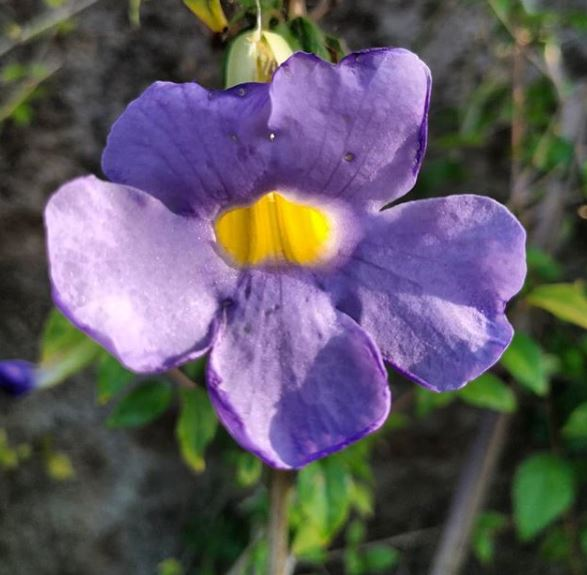
#> input picture images/01.jpg, 587 x 575 px, given in place of the camera
$ python exer11.py
#> lines starting #> are read from the running program, lines starting #| are printed output that depends on the picture; after the words box and inside, x2 and y2 are one past the last pixel; in counts of white or black regions, pixels touching at a corner belong together
import cv2
import numpy as np

cap = cv2.VideoCapture(0)

while(1):
    _, frame = cap.read()
#> frame is the input picture: shape (575, 587, 3); mean B, G, R 98.5, 88.6, 94.9
    hsv = cv2.cvtColor(frame, cv2.COLOR_BGR2HSV)
#> hsv: shape (575, 587, 3); mean H, S, V 80.2, 86.9, 115.6

    lower_blue = np.array([60,70,60])
    lower_red = np.array([30,150,50])
    upper_red = np.array([255,255,180])

    mask = cv2.inRange(hsv, lower_blue, upper_red)
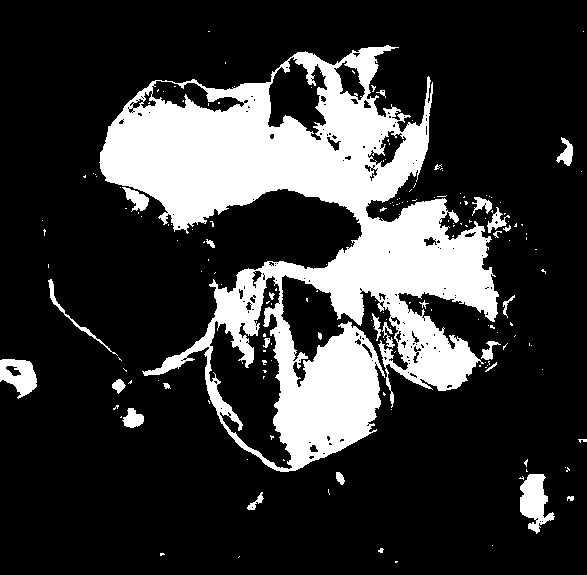
#> mask: shape (575, 587); 21.4% white; 175 white regions (145 under 20 px), largest, box (x1, y1, x2, y2) and area: (99, 45, 499, 472) 66947, (520, 474, 555, 534) 1178, (0, 359, 37, 399) 922
    res = cv2.bitwise_and(frame,frame, mask= mask)
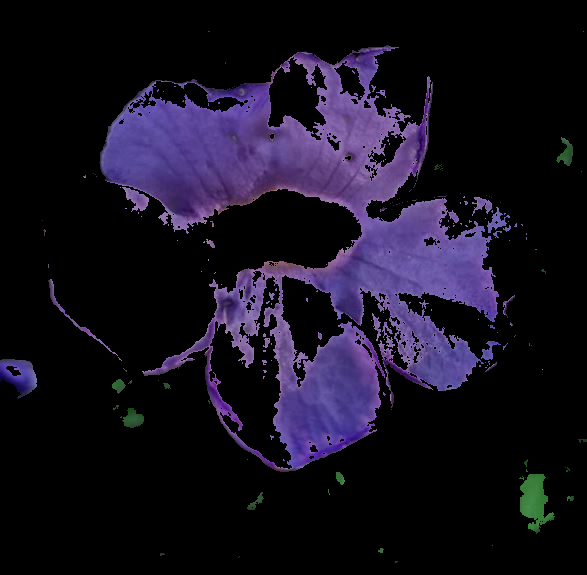
#> res: shape (575, 587, 3); mean B, G, R 31, 16.3, 21.1

    cv2.imshow('frame',frame)
    cv2.imshow('mask',mask)
    cv2.imshow('res',res)

    k = cv2.waitKey(5) & 0xFF
#> (key Esc is pressed here)
    if k == 27:
        break

cv2.destroyAllWindows()
cap.release()
